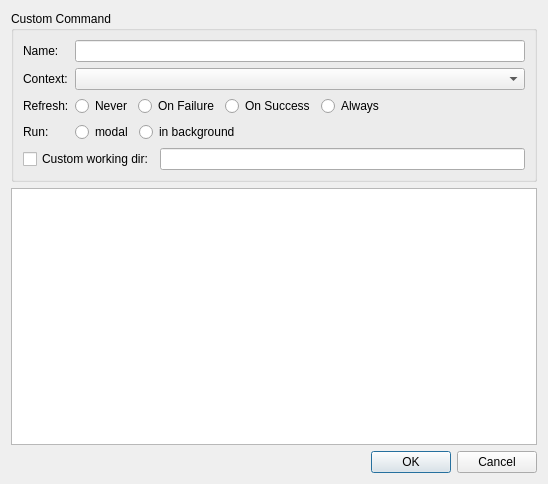
<?xml version="1.0" encoding="UTF-8"?>
<ui version="4.0">
 <class>EditCustomCommandDlg</class>
 <widget class="QDialog" name="EditCustomCommandDlg">
  <property name="geometry">
   <rect>
    <x>0</x>
    <y>0</y>
    <width>548</width>
    <height>484</height>
   </rect>
  </property>
  <layout class="QVBoxLayout" name="verticalLayout">
   <item>
    <widget class="QGroupBox" name="groupBox">
     <property name="title">
      <string>Custom Command</string>
     </property>
     <layout class="QGridLayout" name="gridLayout">
      <item row="0" column="0">
       <widget class="QLabel" name="label">
        <property name="sizePolicy">
         <sizepolicy hsizetype="Maximum" vsizetype="Preferred">
          <horstretch>0</horstretch>
          <verstretch>0</verstretch>
         </sizepolicy>
        </property>
        <property name="text">
         <string>Name:</string>
        </property>
        <property name="buddy">
         <cstring>txtCommandName</cstring>
        </property>
       </widget>
      </item>
      <item row="0" column="1" colspan="2">
       <widget class="QLineEdit" name="txtCommandName">
        <property name="sizePolicy">
         <sizepolicy hsizetype="MinimumExpanding" vsizetype="Fixed">
          <horstretch>0</horstretch>
          <verstretch>0</verstretch>
         </sizepolicy>
        </property>
       </widget>
      </item>
      <item row="1" column="0">
       <widget class="QLabel" name="label_2">
        <property name="sizePolicy">
         <sizepolicy hsizetype="Maximum" vsizetype="Preferred">
          <horstretch>0</horstretch>
          <verstretch>0</verstretch>
         </sizepolicy>
        </property>
        <property name="text">
         <string>Context:</string>
        </property>
        <property name="buddy">
         <cstring>cboContext</cstring>
        </property>
       </widget>
      </item>
      <item row="2" column="0">
       <widget class="QLabel" name="label_3">
        <property name="sizePolicy">
         <sizepolicy hsizetype="Maximum" vsizetype="Preferred">
          <horstretch>0</horstretch>
          <verstretch>0</verstretch>
         </sizepolicy>
        </property>
        <property name="text">
         <string>Refresh:</string>
        </property>
       </widget>
      </item>
      <item row="2" column="1" colspan="2">
       <layout class="QHBoxLayout" name="horizontalLayout">
        <item>
         <widget class="QRadioButton" name="chkRefreshNever">
          <property name="text">
           <string>Never</string>
          </property>
         </widget>
        </item>
        <item>
         <widget class="QRadioButton" name="chkRefreshFailure">
          <property name="text">
           <string>On Failure</string>
          </property>
         </widget>
        </item>
        <item>
         <widget class="QRadioButton" name="chkRefreshSuccess">
          <property name="text">
           <string>On Success</string>
          </property>
         </widget>
        </item>
        <item>
         <widget class="QRadioButton" name="chkRefreshAlways">
          <property name="text">
           <string>Always</string>
          </property>
         </widget>
        </item>
        <item>
         <spacer name="horizontalSpacer">
          <property name="orientation">
           <enum>Qt::Horizontal</enum>
          </property>
          <property name="sizeHint" stdset="0">
           <size>
            <width>40</width>
            <height>20</height>
           </size>
          </property>
         </spacer>
        </item>
       </layout>
      </item>
      <item row="3" column="0">
       <widget class="QLabel" name="label_4">
        <property name="sizePolicy">
         <sizepolicy hsizetype="Maximum" vsizetype="Preferred">
          <horstretch>0</horstretch>
          <verstretch>0</verstretch>
         </sizepolicy>
        </property>
        <property name="text">
         <string>Run:</string>
        </property>
       </widget>
      </item>
      <item row="3" column="1" colspan="2">
       <layout class="QHBoxLayout" name="horizontalLayout_2">
        <item>
         <widget class="QRadioButton" name="chkRunModal">
          <property name="text">
           <string>modal</string>
          </property>
         </widget>
        </item>
        <item>
         <widget class="QRadioButton" name="chkRunBackground">
          <property name="text">
           <string>in background</string>
          </property>
         </widget>
        </item>
        <item>
         <spacer name="horizontalSpacer_2">
          <property name="orientation">
           <enum>Qt::Horizontal</enum>
          </property>
          <property name="sizeHint" stdset="0">
           <size>
            <width>40</width>
            <height>20</height>
           </size>
          </property>
         </spacer>
        </item>
       </layout>
      </item>
      <item row="4" column="0" colspan="2">
       <widget class="QCheckBox" name="chkCustomWD">
        <property name="text">
         <string>Custom working dir:</string>
        </property>
       </widget>
      </item>
      <item row="4" column="2">
       <widget class="QLineEdit" name="txtWorkingDirectory">
        <property name="sizePolicy">
         <sizepolicy hsizetype="MinimumExpanding" vsizetype="Fixed">
          <horstretch>0</horstretch>
          <verstretch>0</verstretch>
         </sizepolicy>
        </property>
       </widget>
      </item>
      <item row="1" column="1" colspan="2">
       <widget class="QComboBox" name="cboContext">
        <property name="sizePolicy">
         <sizepolicy hsizetype="MinimumExpanding" vsizetype="Fixed">
          <horstretch>0</horstretch>
          <verstretch>0</verstretch>
         </sizepolicy>
        </property>
       </widget>
      </item>
     </layout>
    </widget>
   </item>
   <item>
    <widget class="QPlainTextEdit" name="txtCommands"/>
   </item>
   <item>
    <widget class="QDialogButtonBox" name="buttonBox">
     <property name="orientation">
      <enum>Qt::Horizontal</enum>
     </property>
     <property name="standardButtons">
      <set>QDialogButtonBox::Cancel|QDialogButtonBox::Ok</set>
     </property>
    </widget>
   </item>
  </layout>
 </widget>
 <tabstops>
  <tabstop>txtCommandName</tabstop>
  <tabstop>cboContext</tabstop>
  <tabstop>chkRefreshNever</tabstop>
  <tabstop>chkRefreshFailure</tabstop>
  <tabstop>chkRefreshSuccess</tabstop>
  <tabstop>chkRefreshAlways</tabstop>
  <tabstop>chkRunModal</tabstop>
  <tabstop>chkRunBackground</tabstop>
  <tabstop>chkCustomWD</tabstop>
  <tabstop>txtWorkingDirectory</tabstop>
  <tabstop>txtCommands</tabstop>
  <tabstop>buttonBox</tabstop>
 </tabstops>
 <resources/>
 <connections>
  <connection>
   <sender>buttonBox</sender>
   <signal>accepted()</signal>
   <receiver>EditCustomCommandDlg</receiver>
   <slot>accept()</slot>
   <hints>
    <hint type="sourcelabel">
     <x>248</x>
     <y>254</y>
    </hint>
    <hint type="destinationlabel">
     <x>157</x>
     <y>274</y>
    </hint>
   </hints>
  </connection>
  <connection>
   <sender>buttonBox</sender>
   <signal>rejected()</signal>
   <receiver>EditCustomCommandDlg</receiver>
   <slot>reject()</slot>
   <hints>
    <hint type="sourcelabel">
     <x>316</x>
     <y>260</y>
    </hint>
    <hint type="destinationlabel">
     <x>286</x>
     <y>274</y>
    </hint>
   </hints>
  </connection>
 </connections>
</ui>
